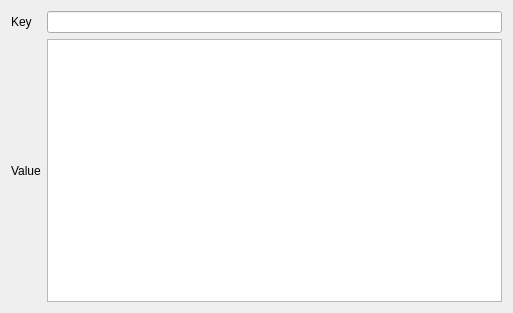
<?xml version="1.0" encoding="UTF-8"?>
<ui version="4.0">
 <class>hashViewTab</class>
 <widget class="QWidget" name="hashViewTab">
  <property name="geometry">
   <rect>
    <x>0</x>
    <y>0</y>
    <width>513</width>
    <height>313</height>
   </rect>
  </property>
  <property name="windowTitle">
   <string>hashViewTab</string>
  </property>
  <layout class="QGridLayout" name="gridLayout">
   <item row="0" column="0">
    <widget class="QLabel" name="label">
     <property name="text">
      <string>Key</string>
     </property>
    </widget>
   </item>
   <item row="0" column="1">
    <widget class="QLineEdit" name="keyName">
     <property name="enabled">
      <bool>true</bool>
     </property>
     <property name="readOnly">
      <bool>true</bool>
     </property>
    </widget>
   </item>
   <item row="1" column="0">
    <widget class="QLabel" name="label_2">
     <property name="text">
      <string>Value</string>
     </property>
    </widget>
   </item>
   <item row="1" column="1">
    <widget class="QTableView" name="keyValue">
     <attribute name="horizontalHeaderDefaultSectionSize">
      <number>220</number>
     </attribute>
    </widget>
   </item>
  </layout>
 </widget>
 <layoutdefault spacing="6" margin="11"/>
 <resources/>
 <connections/>
</ui>
